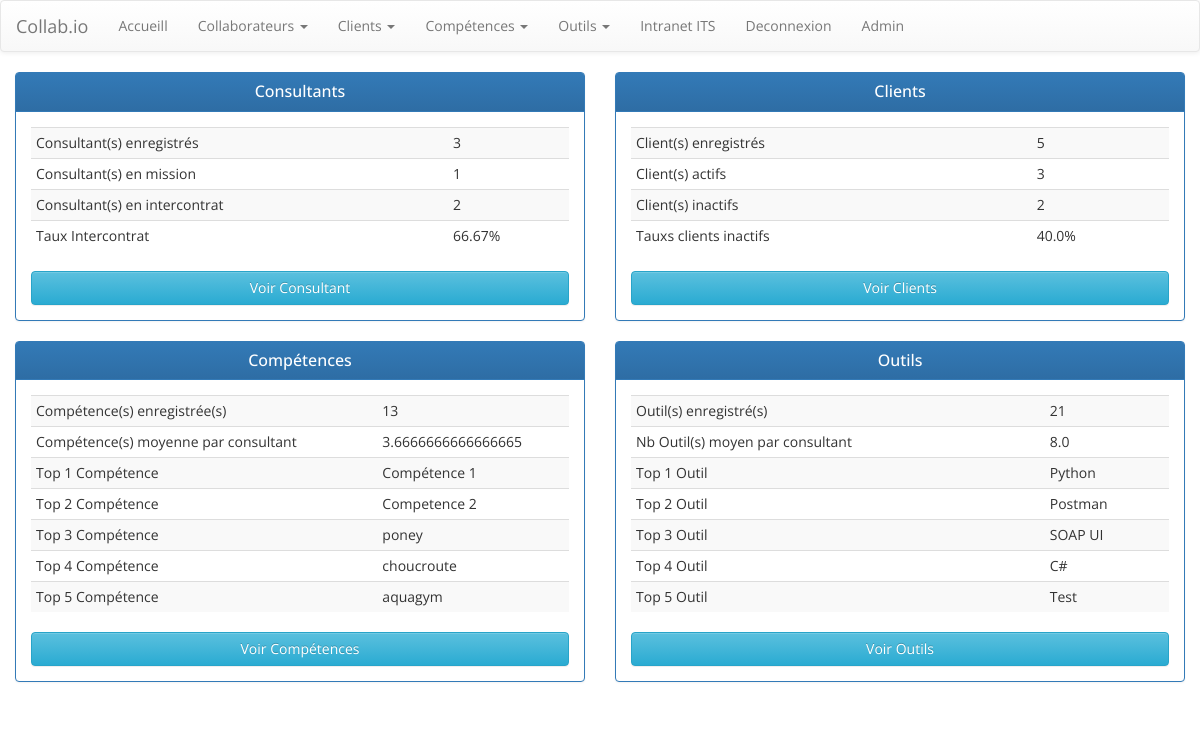
Screenshot of / (signed in) with the database file from the repository.
### collab/models.py (models this page shows, shortened)
class competences(models.Model):
    nomCompetence = models.CharField(max_length=250)
    famille = models.ForeignKey(familleCompetences, on_delete=models.CASCADE)

class outils(models.Model):
    nomOutil = models.CharField(max_length=250)
    famille = models.ForeignKey(familleOutils, on_delete=models.CASCADE)

### collab/views.py (the view)
# urls.py: path('', views.index, name='index'),
def index(request):
    template = loader.get_template('collab/index2.html')
    nbConsultant = collaborateurs.objects.count()
    nbConsultantInterco = collaborateurs.objects.filter(estEnIntercontrat=True).count()
    nbConsultantEnMission = nbConsultant - nbConsultantInterco
    txInterco = round((nbConsultantInterco / nbConsultant)*100,2)
    nbCompe = competences.objects.count()
    nbOutils = outils.objects.count()
    nbClient = client.objects.count()
    def getClientActif():
        client_total=client.objects.all()
        count=0
        for elt in client_total:
            expes_du_client=experiences.objects.filter(client=elt)
            if expes_du_client.exists():
                pass
            else:
                count+=1
        return(count)
    nbClientActif = getClientActif()
    nbClientInactif = nbClient - nbClientActif
    txClientInactif = round((nbClientInactif / nbClient)*100,2)
    def getMoyenneCompetence():
        listeCompe=[]
        listeCollab=collaborateurs.objects.all()
        for elt in listeCollab:
            nb_compe_calcul = elt.listeCompetencesCles.count()
            listeCompe.append(nb_compe_calcul)
        moyenne=(sum(listeCompe)/len(listeCompe))
        return(moyenne)
    def getMoyenneOutil():
        listeOutil=[]
        listeCollab=collaborateurs.objects.all()
        for elt in listeCollab:
            nb_outil_calcul = elt.outilsCollaborateur.count()
            listeOutil.append(nb_outil_calcul)
        moyenne=(sum(listeOutil)/len(listeOutil))
        return(moyenne)
    moyenneOutil = getMoyenneOutil()
    moyenneCompetence = getMoyenneCompetence()
    def getTop5Outils():
        listeCollab=collaborateurs.objects.all()
        dicoOutil_temp={}
        for collab in listeCollab:
            liste_outil_collab = collab.outilsCollaborateur.values()
            for elt in liste_outil_collab:
                outil = elt['nomOutil']
                if outil in dicoOutil_temp:
                    nb_temp = dicoOutil_temp.get(outil)
                    dicoOutil_temp[outil]=nb_temp+1
                else:
                    dicoOutil_temp[outil]=1
        dicoOutil = sorted(dicoOutil_temp.items(), key=lambda x: x[1], reverse=True)
        topOutil=[x[0] for x in dicoOutil]
        topfinal=topOutil[:5]
        return topfinal
    topOutilfront = getTop5Outils()
    def getTop5Competences():
        listeCollab=collaborateurs.objects.all()
        dicoCompetences_temp={}
        for collab in listeCollab:
            liste_compe_collab = collab.listeCompetencesCles.values()
            for elt in liste_compe_collab:
                competence = elt['nomCompetence']
                if competence in dicoCompetences_temp:
                    nb_temp = dicoCompetences_temp.get(competence)
                    dicoCompetences_temp[competence]=nb_temp+1
                else:
                    dicoCompetences_temp[competence]=1
        dicoCompetences = sorted(dicoCompetences_temp.items(), key=lambda x: x[1], reverse=True)
        topCompetence=[x[0] for x in dicoCompetences]
        topfinal=topCompetence[:5]
        return topfinal
    topCompetencefront = getTop5Competences()
    context={
    "nbConsultant":nbConsultant,
    "nbConsultantInterco":nbConsultantInterco,
    "txInterco":txInterco,
    "nbConsultantEnMission":nbConsultantEnMission,
    "nbClient":nbClient,
    "nbClientActif":nbClientActif,
    "nbClientInactif":nbClientInactif,
    "txClientInactif":txClientInactif,
    "nbCompe":nbCompe,
    "moyenneCompetence":moyenneCompetence,
    'topCompetencefront':topCompetencefront,
    'nbOutils':nbOutils,
    'moyenneOutil':moyenneOutil,
    'topOutilfront':topOutilfront
    }
    return HttpResponse(template.render(context, request))

### collab/templates/collab/index2.html
{% extends 'collab/base.html' %}
{% block content %}
<div class="container-fluid">
        <div class="row">
            <div class="col-lg-6 col-md-12">
                <div class="panel panel-primary">
                    <div class="panel-heading">
                        <h3 class="text-center panel-title">Consultants </h3></div>
                    <div class="panel-body">
                        <div class="table-responsive">
                            <table class="table table-striped table-hover table-condensed">
                                <tbody>
                                    <tr>
                                        <td>Consultant(s) enregistrés</td>
                                        <td>{{nbConsultant}}</td>
                                    </tr>
                                    <tr>
                                        <td>Consultant(s) en mission</td>
                                        <td>{{nbConsultantEnMission}}</td>
                                    </tr>
                                    <tr>
                                        <td>Consultant(s) en intercontrat</td>
                                        <td>{{nbConsultantInterco}}</td>
                                    </tr>
                                    <tr>
                                        <td>Taux Intercontrat</td>
                                        <td>{{txInterco}}% </td>
                                    </tr>
                                </tbody>
                            </table>
                        </div><a class="btn btn-info btn-block" role="button" href="{% url 'liste_consultant'%}">Voir Consultant</a></div>
                </div>
            </div>
            <div class="col-lg-6 col-md-12">
                <div class="panel panel-primary">
                    <div class="panel-heading">
                        <h3 class="text-center panel-title">Clients </h3></div>
                    <div class="panel-body">
                        <div class="table-responsive">
                            <table class="table table-striped table-hover table-condensed">
                                <tbody>
                                    <tr>
                                        <td>Client(s) enregistrés</td>
                                        <td>{{nbClient}}</td>
                                    </tr>
                                    <tr>
                                        <td>Client(s) actifs</td>
                                        <td>{{nbClientActif}}</td>
                                    </tr>
                                    <tr>
                                        <td>Client(s) inactifs</td>
                                        <td>{{nbClientInactif}}</td>
                                    </tr>
                                    <tr>
                                        <td>Tauxs clients inactifs</td>
                                        <td>{{txClientInactif}}% </td>
                                    </tr>
                                </tbody>
                            </table>
                        </div><a class="btn btn-info btn-block" role="button" href="{% url 'liste_client'%}">Voir Clients</a></div>
                </div>
            </div>
        </div>
    </div>
    <div class="container-fluid">
        <div class="row">
            <div class="col-lg-6 col-md-12">
                <div class="panel panel-primary">
                    <div class="panel-heading">
                        <h3 class="text-center panel-title">Compétences </h3></div>
                    <div class="panel-body">
                        <div class="table-responsive">
                            <table class="table table-striped table-hover table-condensed">
                                <tbody>
                                    <tr>
                                        <td>Compétence(s) enregistrée(s)</td>
                                        <td>{{nbCompe}}</td>
                                    </tr>
                                    <tr>
                                        <td>Compétence(s) moyenne par consultant</td>
                                        <td>{{moyenneCompetence}}</td>
                                    </tr>
                                    {% for elt in topCompetencefront %}
                                    <tr>
                                        <td>Top {{ forloop.counter }} Compétence</td>
                                        <td>{{elt}}</td>
                                    </tr>
                                    {% endfor %}
                                </tbody>
                            </table>
                        </div><a class="btn btn-info btn-block" role="button" href="{% url 'liste_competence'%}">Voir Compétences</a></div>
                </div>
            </div>
            <div class="col-lg-6 col-md-12">
                <div class="panel panel-primary">
                    <div class="panel-heading">
                        <h3 class="text-center panel-title">Outils </h3></div>
                    <div class="panel-body">
                        <div class="table-responsive">
                            <table class="table table-striped table-hover table-condensed">
                                <tbody>
                                    <tr>
                                        <td>Outil(s) enregistré(s)</td>
                                        <td>{{nbOutils}} </td>
                                    </tr>
                                    <tr>
                                        <td>Nb Outil(s) moyen par consultant</td>
                                        <td>{{moyenneOutil}} </td>
                                    </tr>
                                    {% for elt in topOutilfront %}
                                    <tr>
                                        <td>Top {{ forloop.counter }} Outil</td>
                                        <td>{{elt}}</td>
                                    </tr>
                                    {% endfor %}
                                </tbody>
                            </table>
                        </div><a class="btn btn-info btn-block" role="button" href="{% url 'liste_outil'%}">Voir Outils</a></div>
                </div>
            </div>
        </div>
    </div>
{% endblock %}

### collab/static/collab/assets/css/styles.css (style rules this page uses)
.table > tbody > tr > td { vertical-align:middle; }

### collab/static/collab/assets/css/Simple-Profile-Info.css (style rules this page uses)
* { -webkit-border-radius:0 0 0 0; border-radius:0 0 0 0; font-family:'Open Sans'; }

### rows the page displays
competences: topCompetencefront "Compétence 1"
competences: topCompetencefront "Competence 2"
competences: topCompetencefront "poney"
competences: topCompetencefront "choucroute"
competences: topCompetencefront "aquagym"
outils: topOutilfront "Python"
outils: topOutilfront "Postman"
outils: topOutilfront "SOAP UI"
outils: topOutilfront "C#"
outils: topOutilfront "Test"

### other values shown
{{ nbConsultant }} "3"
{{ nbConsultantEnMission }} "1"
{{ nbConsultantInterco }} "2"
{{ txInterco }} "66.67"
{{ nbClient }} "5"
{{ nbClientActif }} "3"
{{ nbClientInactif }} "2"
{{ txClientInactif }} "40.0"
{{ nbCompe }} "13"
{{ moyenneCompetence }} "3.6666666666666665"
{{ nbOutils }} "21"
{{ moyenneOutil }} "8.0"
